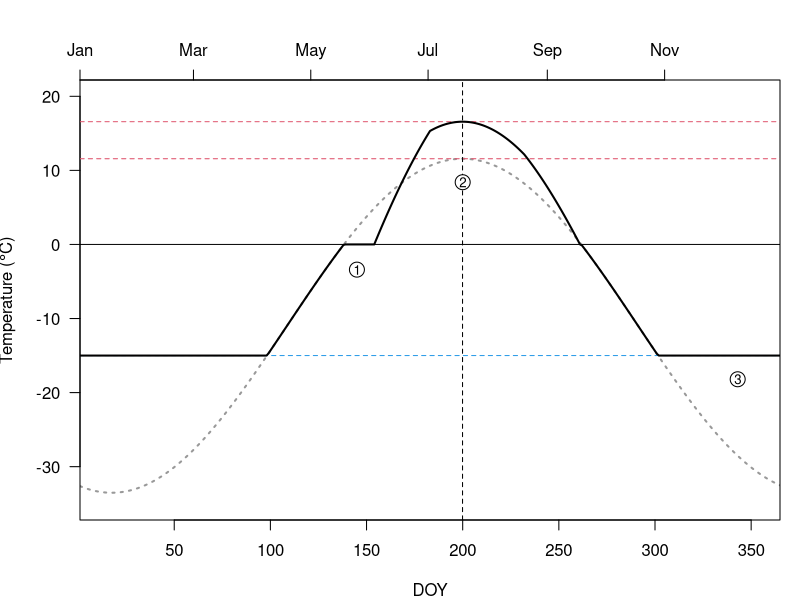

The R script that drew this image:
c("Summer",  "Winter",  "Spring",  "Fall", "Calving")

# mean temperature
ck <- c(-10.974553,  -8.029248,  -9.808518,  -9.750996, -11.466570) [1]
# half annual temperature range (amplitude)
dk <- c(22.546752,  23.653142,  22.808474,  22.990450, 21.577856)[1]
# DOY corresponding to max temperature
t0 <- c(199.922313, 198.146132, 199.304408, 199.167954, 201.066183)[1]

DOY <- c(1:365)

tempDOY <- ck + dk * cos((DOY - t0)* 2 * pi / 365)

# Ground temp
tempDOY2 <- tempDOY

# Minimum ground temperatures of -15*C
tempDOY2[which(tempDOY < -15)] <- -15

# Delay DD accumulation by 2 weeks
d0 <- which(tempDOY > 0)[1]
tempDOY2[d0:(d0 + 14)] <- 0

# 3 *C warmer in the summer
summerDOY <- c((d0 + 15):max(which(tempDOY > 0)))
tempDOY3 <- ck + (dk + 5) * cos((summerDOY - t0)* 2 * pi / (365 - 14))

adjustDown <- seq(-tempDOY3[1], 0, length.out = 30)
tempDOY3[1:30] <- tempDOY3[1:30] + adjustDown
# Smooth out end of summer
adjustDown2 <- seq(- tempDOY3[length(tempDOY3)], 0, length.out = 30)
tempDOY3[(length(tempDOY3) - 30 + 1): length(tempDOY3)] <- tail(tempDOY3, 30) + rev(adjustDown2
)

tempDOY2[summerDOY] <- tempDOY3


# Plot adjustments
quartz(width = 4.8, height = 3, pointsize =10)
par(mar = c(4,4,4,1))
plot(DOY, tempDOY, "l", las = 1, ylab = expression(paste("Temperature (", degree, "C)", sep = "")), lwd = 2, ylim = c(-35, 20), col = grey(0.6), xaxs = "i", lty = 3)
abline(v = t0, lty = 2)
abline(h = 0)
abline(h = -15, lty = 2, col = 4)
abline(h = c(max(tempDOY), max(tempDOY2)), lty = 2, col = 2)
# text(50, max(tempDOY) + 1.5, col = 2, expression(paste(3, degree, "C")))
# arrows(30, max(tempDOY), 30, max(tempDOY2), col = 2, length = 0.08)
lines(DOY, tempDOY2, lwd = 2)
axis(side = 3, at = as.numeric(strftime(as.Date(c(paste(2100, seq(1,12,2), 01, sep = "-"))), format = "%j")), labels = c("Jan", "Mar", "May", "Jul", "Sep", "Nov"))
points(c(145, 200, 343), c(-3.4, 8.4, -18.2), cex = 2, pch = 21, bg = "white")
text(c(145, 200, 343), c(-3.4, 8.4, -18.2), c(1:3), cex =0.8)
